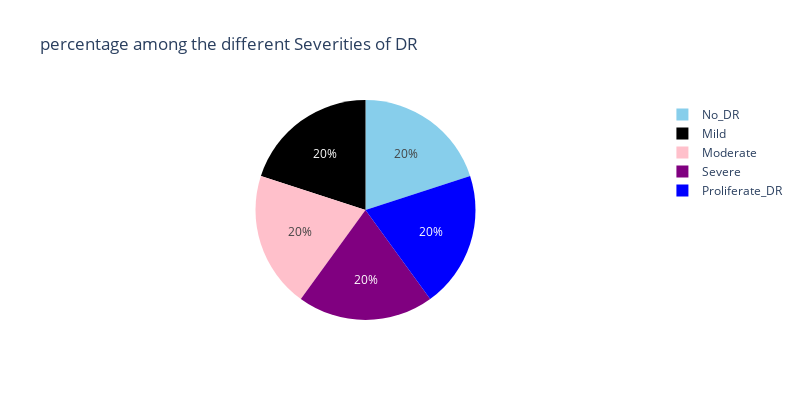

Notebook source saved alongside this figure:
### Code cell
#Class division

Class_series=pd.Series(y)
lis=["No_DR","Mild","Moderate","Severe","Proliferate_DR"]
DR_or_not = Class_series.value_counts().tolist()
values = [DR_or_not[0], DR_or_not[1], DR_or_not[2], DR_or_not[3], DR_or_not[4]]
fig = px.pie(values=Class_series.value_counts(), names=lis , width=800, height=400, color_discrete_sequence=["skyblue","black","pink","purple","blue"]
             ,title="percentage among the different Severities of DR")
fig.show()

### Figure 1 — Plotly figure (JSON) as saved in the notebook; plotly's stock layout.template omitted (floating-point values rounded to 4 significant figures)
{"data": [{"domain": {"x": [0, 1], "y": [0, 1]}, "hovertemplate": "label=%{label}<br>value=%{value}<extra></extra>", "labels": ["No_DR", "Mild", "Moderate", "Severe", "Proliferate_DR"], "legendgroup": "", "name": "", "showlegend": true, "type": "pie", "values": [1805, 1805, 1805, 1805, 1805]}], "layout": {"height": 400, "legend": {"tracegroupgap": 0}, "piecolorway": ["skyblue", "black", "pink", "purple", "blue"], "title": {"text": "percentage among the different Severities of DR"}, "width": 800}}
